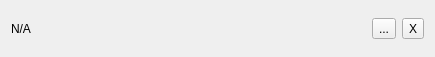
<?xml version="1.0" encoding="UTF-8"?>
<ui version="4.0">
 <class>SecretListItem</class>
 <widget class="QWidget" name="SecretListItem">
  <property name="geometry">
   <rect>
    <x>0</x>
    <y>0</y>
    <width>435</width>
    <height>57</height>
   </rect>
  </property>
  <property name="minimumSize">
   <size>
    <width>0</width>
    <height>0</height>
   </size>
  </property>
  <property name="windowTitle">
   <string>Form</string>
  </property>
  <layout class="QGridLayout" name="gridLayout" rowminimumheight="0">
   <item row="0" column="0">
    <layout class="QHBoxLayout" name="horizontalLayout">
     <item>
      <widget class="QLabel" name="secret_name">
       <property name="text">
        <string>N/A</string>
       </property>
      </widget>
     </item>
     <item>
      <spacer name="horizontalSpacer">
       <property name="orientation">
        <enum>Qt::Orientation::Horizontal</enum>
       </property>
       <property name="sizeHint" stdset="0">
        <size>
         <width>40</width>
         <height>20</height>
        </size>
       </property>
      </spacer>
     </item>
     <item>
      <widget class="QToolButton" name="secret_remove">
       <property name="minimumSize">
        <size>
         <width>0</width>
         <height>0</height>
        </size>
       </property>
       <property name="text">
        <string>...</string>
       </property>
       <property name="icon">
        <iconset theme="input-keyboard"/>
       </property>
      </widget>
     </item>
     <item>
      <widget class="QToolButton" name="secret_edit">
       <property name="text">
        <string>X</string>
       </property>
       <property name="icon">
        <iconset theme="QIcon::ThemeIcon::EditDelete"/>
       </property>
      </widget>
     </item>
    </layout>
   </item>
  </layout>
 </widget>
 <resources/>
 <connections/>
</ui>
